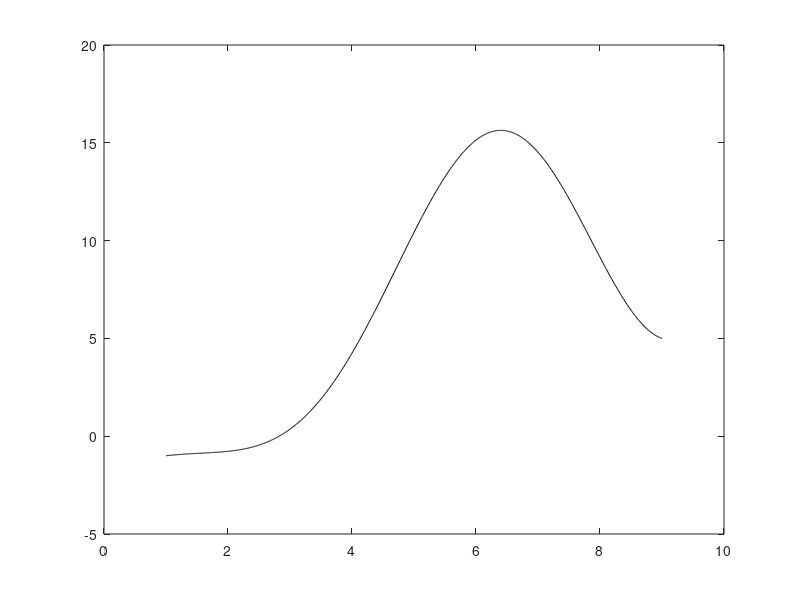

MATLAB code to generate this figure: (Note: this script raises an error after producing the figure.)
%Preston Stringham and River Griffin

f = @(x) -(x.*cos(x));
f_exact = @(x) x.*cos(x)-2.*sin(x)+((3/4)-(1/4)*sin(1)+(1/8)*cos(1)+(1/4)*sin(9)-(9/8)*cos(9)).*x-(7/4)-(1/4)*sin(9)+(9/8)*cos(9)+(9/4)*sin(1)-(9/8)*cos(1);

a = 1;
b = 9;
ua = -1;
ub = 5;

%Exact solution
xx=linspace(a,b,1000);
yexact=f_exact(xx);
plot(xx,yexact, 'k-')
hold on

%N=6 values
N = 6;
[x,u] = finite_difference_laplace(f, a, b, N, ua, ub);
plot(x,u,'x-')
hold on

%N=12 values
N=12;
[x,u] = finite_difference_laplace(f, a, b, N, ua, ub);
plot(x,u,'x-')
hold on

%N=24 values
N=24;
[x,u] = finite_difference_laplace(f, a, b, N, ua, ub);
plot(x,u,'x-')
hold on